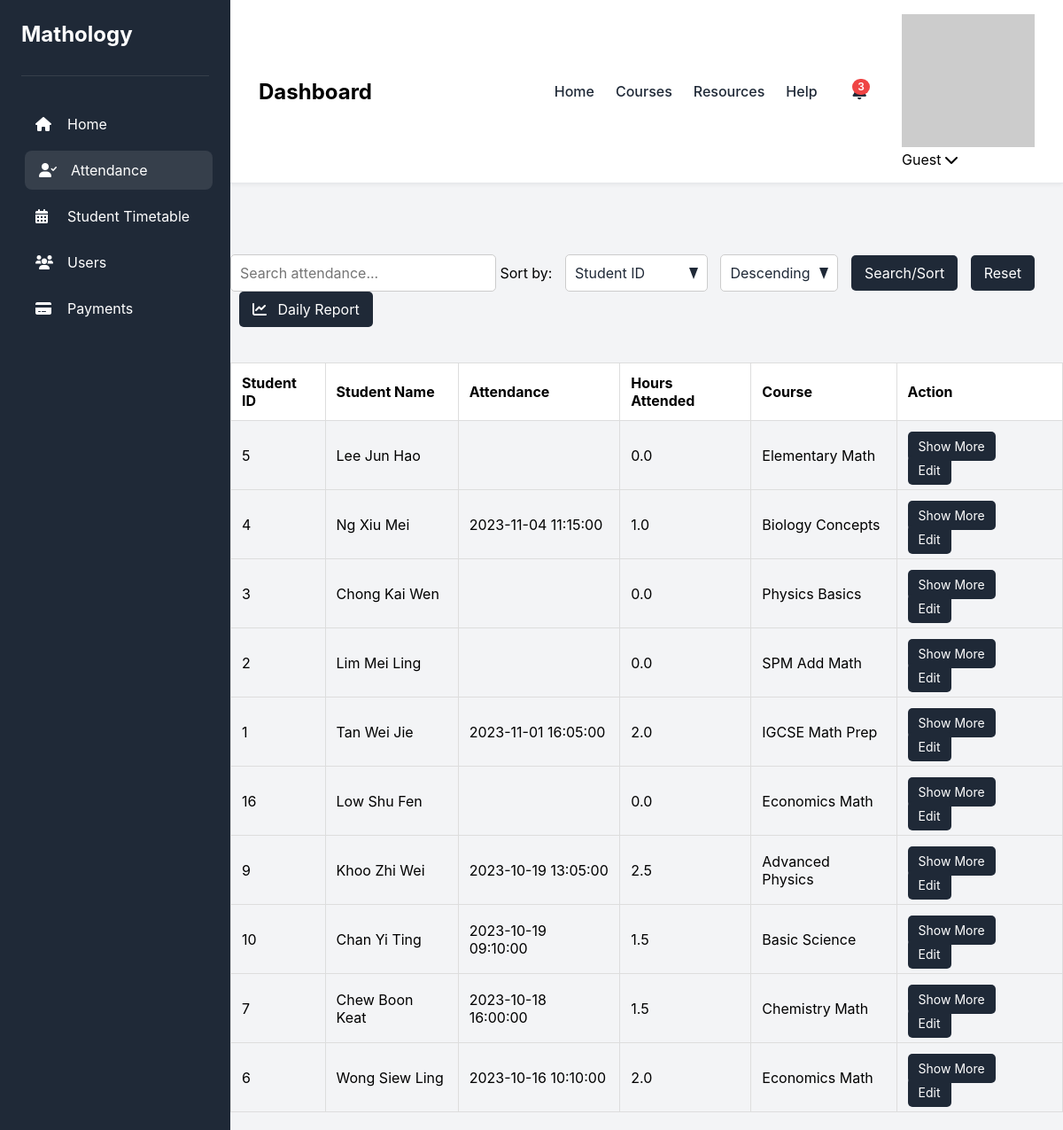
Page /Pages/admin/attendance.php on the committed database.
### tables this page shows
CREATE TABLE `attendance_records` (
  `record_id` int(11) NOT NULL,
  `student_id` int(11) DEFAULT NULL,
  `instructor_id` int(11) DEFAULT NULL,
  `timetable_datetime` datetime NOT NULL COMMENT 'Scheduled date/time of the session',
  `attendance_datetime` datetime DEFAULT NULL COMMENT 'Actual date/time of attendance',
  `hours_attended` decimal(4,1) DEFAULT 0.0 COMMENT 'In 0.5 increments (e.g., 1.5 hours)',
  `hours_replacement` decimal(4,1) DEFAULT 0.0 COMMENT 'Replacement hours booked',
  `hours_remaining` decimal(4,1) DEFAULT 0.0 COMMENT 'Remaining balance (e.g., for packages)',
  `status` enum('attended','missed','replacement_booked') DEFAULT 'attended',
  `created_at` timestamp NOT NULL DEFAULT current_timestamp(),
  `updated_at` timestamp NOT NULL DEFAULT current_timestamp() ON UPDATE current_timestamp(),
  `course` varchar(100) NOT NULL COMMENT 'Course name (matches student/instructor timetable)'
);

CREATE TABLE `students` (
  `student_id` int(11) NOT NULL,
  `Last_Name` varchar(50) DEFAULT NULL,
  `First_Name` varchar(50) DEFAULT NULL,
  `Gender` tinyint(1) DEFAULT NULL,
  `DOB` date DEFAULT NULL,
  `School_Syllabus` text DEFAULT NULL,
  `School_Intake` varchar(20) DEFAULT NULL,
  `Current_School_Grade` text DEFAULT NULL,
  `School` varchar(100) DEFAULT NULL,
  `Mathology_Level` text DEFAULT NULL,
  `enrollment_date` date DEFAULT NULL,
  `status` enum('active','inactive','graduated') DEFAULT 'active',
  `How_Did_You_Heard_About_Us` varchar(100) DEFAULT NULL
);

### sql/attendance_data.php (the view, shortened to what this page needs)
<?php
$sort_column = isset($_GET['sort']) ? $_GET['sort'] : 'timetable_datetime';
$sort_direction = isset($_GET['direction']) ? $_GET['direction'] : 'DESC';
switch ($sort) {
    default:
        $sort_column = "ar.timetable_datetime";
}
$sql = "
    SELECT
        ar.*,
        s.First_Name AS student_first_name, s.Last_Name AS student_last_name,
        i.First_Name AS instructor_first_name, i.Last_Name AS instructor_last_name
    FROM attendance_records ar
    LEFT JOIN students s ON ar.student_id = s.student_id
    LEFT JOIN instructor i ON ar.instructor_id = i.instructor_id
";
$sql .= " ORDER BY $sort_column $sort_direction";
$result = $conn->query($sql);
echo "<table id='attendanceTable' class='attendence'>
        <thead>
            <tr class='attendance_title'>";
echo "<th>Student ID</th>";
echo "<th>Student Name</th>";
echo "<th>Attendance</th>";
echo "<th>Hours Attended</th>";
echo "<th>Course</th>";
echo "<th>Action</th>";
echo "  </tr>
        </thead>
        <tbody>";
if ($result && $result->num_rows > 0) {
    while ($row = $result->fetch_assoc()) {
        echo "<tr>";
        echo "<td data-student-id='{$row['student_id']}'>" . htmlspecialchars($row['student_id']) . "</td>";
        $studentName = htmlspecialchars($row['student_last_name'] . ' ' . $row['student_first_name']);
        echo "<td>$studentName</td>";
        echo "<td>" . htmlspecialchars($row['attendance_datetime']) . "</td>";
        echo "<td>" . htmlspecialchars($row['hours_attended']) . "</td>";
        echo "<td>" . htmlspecialchars($row['course']) . "</td>";
        echo "<td>
        <button onclick=\"toggleDetails('details-{$row['record_id']}')\">Show More</button>
                <a href='../../sql/edit_attendance.php?record_id={$row['record_id']}'>Edit</a>
              </td>";
        echo "</tr>";
    }
} else {
    echo "<tr><td colspan='6'>No attendance records found.</td></tr>";
}
echo "</tbody></table>";

### Pages/admin/attendance.php (shortened to what this page needs)
<?php
$search = isset($_GET['search']) ? $_GET['search'] : '';
$sort = isset($_GET['sort']) ? $_GET['sort'] : 'timetable_datetime';
$direction = isset($_GET['direction']) ? $_GET['direction'] : 'DESC';
?>
<!DOCTYPE html>
<html lang="en">
<head>
    <link rel="stylesheet" href="../../Styles/common.css" />
    <link rel="stylesheet" href="../../Styles/attendance.css?v=<?php echo time(); ?>" />
    <link rel="stylesheet" href="https://cdnjs.cloudflare.com/ajax/libs/font-awesome/6.0.0/css/all.min.css" />
</head>
<body>
    <div class="dashboard-container">
        <?php require("../includes/Aside_Nav.php"); ?>
        <main class="main-content">
            <?php require("../includes/Top_Nav_Bar.php"); ?>
            <br>
            <br>
            <br><br>
            <div class="search-bar">
                <form method="GET" action="attendance.php">
                    <input type="text" name="search" placeholder="Search attendance..." value="<?php echo htmlspecialchars($search); ?>">
                    <label for="sort">Sort by:</label>
                    <select id="sort" name="sort">
                        <option value="student_id" <?php if ($sort === 'student_id') echo 'selected'; ?>>Student ID</option>
                    </select>
                    <select id="direction" name="direction">
                        <option value="DESC" <?php if ($direction === 'DESC') echo 'selected'; ?>>Descending</option>
                    </select>
                    <button type="submit">Search/Sort</button>
                    <button type="button" id="reset-button" onclick="window.location='attendance.php'">Reset</button>
                    <button type="button" onclick="window.location='daily_report.php'">
                        <i class="fas fa-chart-line" style="margin-right: 8px;"></i> Daily Report
                    </button>
                </form>
            </div>
            <div class="table-container">
                <?php include '../../sql/attendance_data.php'; ?>
            </div>
        </main>
    </div>
</body>
</html>

### Pages/includes/Aside_Nav.php
<aside class="sidebar">
    <div class="logo-container">
        <h2>Mathology</h2>
    </div>
    <nav class="side-nav">
        <a href="../admin/dashboardAdmin2.php"
            class="nav-item <?php echo basename($_SERVER['PHP_SELF']) == 'dashboardAdmin2.php' ? 'active' : ''; ?>">
            <i class="fas fa-home"></i>
            <span>Home</span>
        </a>
        <a href="../admin/attendance.php"
            class="nav-item <?php echo basename($_SERVER['PHP_SELF']) == 'attendance.php' ? 'active' : ''; ?>">
            <i class="fas fa-user-check"></i>
            <span>Attendance</span>
        </a>
        <a href="../admin/timetable_approve.php"
            class="nav-item <?php echo basename($_SERVER['PHP_SELF']) == 'timetable_approve.php' ? 'active' : ''; ?>">
            <i class="fas fa-calendar-alt"></i>
            <span>Student Timetable</span>
        </a>
        <a href="../admin/users.php"
            class="nav-item <?php echo basename($_SERVER['PHP_SELF']) == 'users.php' ? 'active' : ''; ?>">
            <i class="fas fa-users"></i>
            <span>Users</span>
        </a>
        <a href="../admin/payment.php"
            class="nav-item <?php echo basename($_SERVER['PHP_SELF']) == 'payment.php' ? 'active' : ''; ?>">
            <i class="fas fa-credit-card"></i>
            <span>Payments</span>
        </a>
    </nav>
</aside>

### Pages/includes/Top_Nav_Bar.php (shortened to what this page needs)
<?php
$userName = 'Guest';
$profileImage = 'https://via.placeholder.com/150';
?>
<nav class="top-nav">
    <div class="nav-left">
        <h1>Dashboard</h1>
    </div>
    <div class="nav-right">
        <div class="nav-links">
            <a href="dashboard.php" class="nav-link">Home</a>
            <a href="#" class="nav-link">Courses</a>
            <a href="#" class="nav-link">Resources</a>
            <a href="#" class="nav-link">Help</a>
        </div>
        <div class="notifications">
            <button class="notification-btn" id="notification-toggle">
                <span class="notification-badge">3</span>
            </button>
        </div>
        <div class="user-profile">
            <img src="<?php echo $profileImage; ?>" alt="Profile" class="profile-img">
            <div class="profile-dropdown">
                <span class="user-name"><?php echo htmlspecialchars($userName); ?></span>
                <i class="fas fa-chevron-down"></i>
            </div>
        </div>
    </div>
</nav>

### Styles/common.css (style rules this page uses)
:root { --primary-color: #4f46e5; --secondary-color: #818cf8; --background-color: #f3f4f6; --sidebar-color: #1f2937; --text-color: #1f2937; --text-light: #6b7280; --border-color: #e5e7eb; --white: #ffffff; --event-color-1: #fef3c7; --event-color-2: #dcfce7; --event-color-3: #dbeafe; --transition-speed: 0.3s; }
* { margin: 0; padding: 0; box-sizing: border-box; font-family: 'Inter', sans-serif; }
.dashboard-container { display: flex; min-height: 100vh; }
.sidebar { width: 260px; background-color: var(--sidebar-color); color: var(--white); padding: 1.5rem; display: flex; flex-direction: column; transition: all var(--transition-speed) ease; box-shadow: 2px 0 8px rgba(0, 0, 0, 0.1); }
.logo-container { display: flex; align-items: center; gap: 1rem; padding-bottom: 2rem; border-bottom: 1px solid rgba(255, 255, 255, 0.1); }
.side-nav { margin-top: 2rem; display: flex; flex-direction: column; gap: 0.5rem; }
.nav-item { display: flex; align-items: center; gap: 1rem; padding: 0.75rem 1rem; color: var(--white); text-decoration: none; border-radius: 0.5rem; transition: all var(--transition-speed) ease; position: relative; overflow: hidden; }
.nav-item:hover, .nav-item.active { background-color: rgba(255, 255, 255, 0.1); transform: translateX(4px); }
.nav-item i { width: 20px; transition: transform var(--transition-speed) ease; }
.main-content { flex: 1; background-color: var(--background-color); display: flex; flex-direction: column; }
.top-nav { background-color: var(--white); padding: 1rem 2rem; display: flex; justify-content: space-between; align-items: center; border-bottom: 1px solid var(--border-color); box-shadow: 0 2px 4px rgba(0, 0, 0, 0.05); }
.nav-left { display: flex; align-items: center; gap: 1rem; }
.nav-right { display: flex; align-items: center; gap: 2rem; }
.nav-links { display: flex; gap: 1.5rem; }
.nav-link { color: var(--text-color); text-decoration: none; font-weight: 500; position: relative; padding: 0.25rem 0; transition: color var(--transition-speed) ease; }
.nav-link::after { content: ''; position: absolute; bottom: 0; left: 0; width: 0; height: 2px; background-color: var(--primary-color); transition: width var(--transition-speed) ease; }
.notifications { position: relative; }
.notification-btn { background: none; border: none; cursor: pointer; position: relative; padding: 0.5rem; border-radius: 50%; transition: all var(--transition-speed) ease; color: var(--text-color); font-size: 1.1rem; }
.notification-badge { position: absolute; top: 0.25rem; right: 0.25rem; background-color: #ef4444; color: white; font-size: 0.75rem; font-weight: 600; padding: 0.125rem 0.375rem; border-radius: 10px; min-width: 18px; height: 18px; display: flex; align-items: center; justify-content: center; animation: pulse 2s infinite; }
.user-profile { position: relative; }
.user-name { cursor: pointer; }

### Styles/attendance.css (style rules this page uses)
.attendence { width: 100%; border-collapse: collapse; margin: 20px 0; }
.attendence th, .attendence td { padding: 12px; border: 1px solid #ddd; text-align: left; }
.attendence th { background-color: white; cursor: pointer; position: relative; }
.search-bar { display: flex; justify-content: center; margin-bottom: 20px; }
.search-bar input[type="text"] { width: 300px; padding: 10px; border: 1px solid #ccc; border-radius: 5px; font-size: 16px; transition: box-shadow 0.3s ease-in-out; }
.search-bar button { padding: 10px 15px; margin-left: 10px; border: none; background-color: #1f2937; color: white; font-size: 16px; border-radius: 5px; cursor: pointer; transition: background-color 0.3s ease-in-out; }
.search-bar select { padding: 10px; border: 1px solid #ccc; border-radius: 5px; font-size: 16px; background-color: white; color: #1f2937; transition: box-shadow 0.3s ease-in-out, border-color 0.3s ease-in-out; margin-left: 10px; cursor: pointer; }
.search-bar select { -webkit-appearance: none; -moz-appearance: none; appearance: none; background-repeat: no-repeat; background-position: right 10px center; background-size: 10px; padding-right: 30px; }
table.attendence a, table.attendence button { padding: 8px 12px; margin-right: 5px; border: none; background-color: #1f2937; color: white; font-size: 14px; border-radius: 5px; cursor: pointer; text-decoration: none; transition: background-color 0.3s ease-in-out; }

### rows in the picture
attendance_records: student "5", student.First_Name "Lee Jun Hao", hours_attended "0.0", course "Elementary Math"
attendance_records: student "4", student.First_Name "Ng Xiu Mei", attendance_datetime "2023-11-04 11:15:00", hours_attended "1.0", course "Biology Concepts"
attendance_records: student "3", student.First_Name "Chong Kai Wen", hours_attended "0.0", course "Physics Basics"
attendance_records: student "2", student.First_Name "Lim Mei Ling", hours_attended "0.0", course "SPM Add Math"
attendance_records: student "1", student.First_Name "Tan Wei Jie", attendance_datetime "2023-11-01 16:05:00", hours_attended "2.0", course "IGCSE Math Prep"
attendance_records: student "16", student.First_Name "Low Shu Fen", hours_attended "0.0", course "Economics Math"
attendance_records: student "9", student.First_Name "Khoo Zhi Wei", attendance_datetime "2023-10-19 13:05:00", hours_attended "2.5", course "Advanced Physics"
attendance_records: student "10", student.First_Name "Chan Yi Ting", attendance_datetime "2023-10-19 09:10:00", hours_attended "1.5", course "Basic Science"
attendance_records: student "7", student.First_Name "Chew Boon Keat", attendance_datetime "2023-10-18 16:00:00", hours_attended "1.5", course "Chemistry Math"
attendance_records: student "6", student.First_Name "Wong Siew Ling", attendance_datetime "2023-10-16 10:10:00", hours_attended "2.0", course "Economics Math"

### other values in the picture
$userName "Guest"
